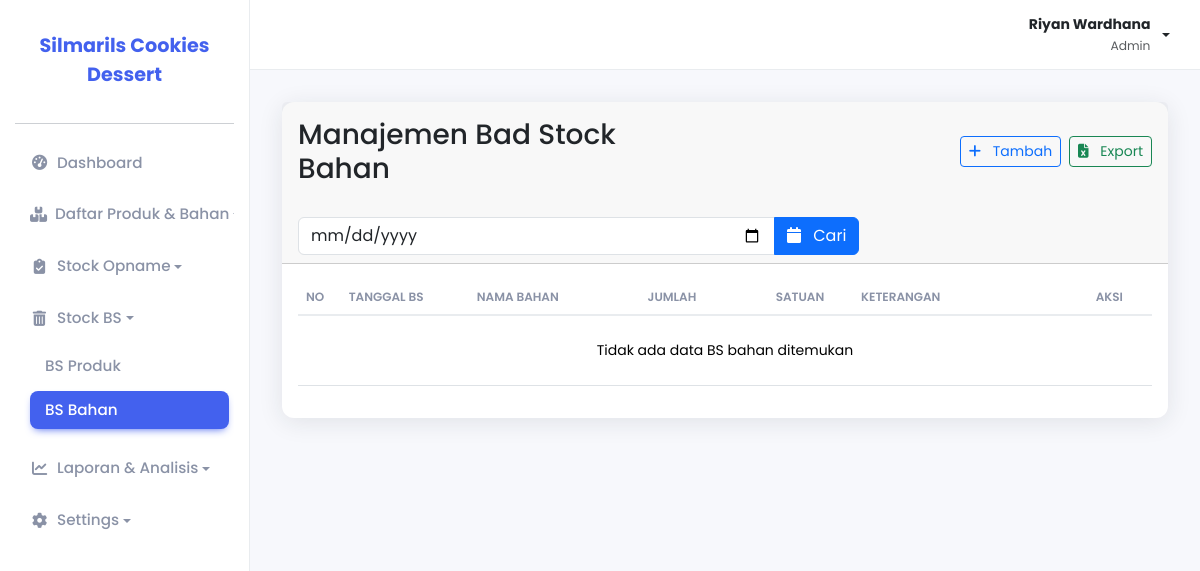
Before: /pages/stok_bs/bahan/index.php (signed in) with the older database file.
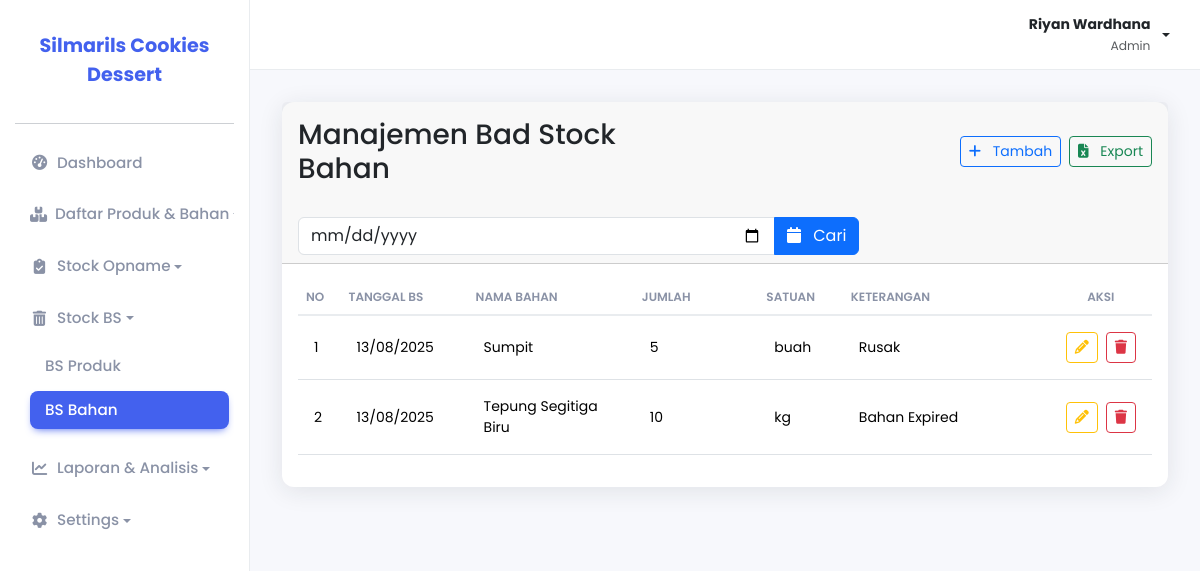
After: the same page with the newer database file.
### tables this page shows
CREATE TABLE `bs_bahan` (
  `id_bs` int NOT NULL,
  `nama_bahan` varchar(255) NOT NULL,
  `tanggal_bs` date DEFAULT NULL,
  `jumlah_bahan` int NOT NULL,
  `satuan_jumlah` varchar(255) NOT NULL,
  `keterangan` text
);

### pages/stok_bs/bahan/index.php (the view, shortened to what this page needs)
<?php
include_once(__DIR__ . '/../../../includes/header.php');
$records_per_page = 20;
$current_page = isset($_GET['page']) && is_numeric($_GET['page']) ? (int)$_GET['page'] : 1;
$offset = ($current_page - 1) * $records_per_page;
$search_date = $_GET['search_date'] ?? '';
$sql = "SELECT
            bs.id_bs,
            bs.nama_bahan,
            bs.tanggal_bs,
            bs.jumlah_bahan,
            bs.satuan_jumlah,
            bs.keterangan
        FROM bs_bahan bs";
$sql .= " ORDER BY bs.tanggal_bs DESC, bs.nama_bahan ASC
          LIMIT ? OFFSET ?";
$stmt = $pdo->prepare($sql);
if (!empty($search_date)) {
    $stmt->bindValue(1, $search_date, PDO::PARAM_STR);
    $stmt->bindValue(2, $records_per_page, PDO::PARAM_INT);
    $stmt->bindValue(3, $offset, PDO::PARAM_INT);
} else {
    $stmt->bindValue(1, $records_per_page, PDO::PARAM_INT);
    $stmt->bindValue(2, $offset, PDO::PARAM_INT);
}
$stmt->execute();
?>
<div class="card">
    <div class="card-header">
        <div class="row align-items-center mb-4">
            <div class="col-sm-6 my-2">
                <h1 class="h3 mb-0">Manajemen Bad Stock Bahan</h1>
            </div>
            <div class="col-sm-6 text-sm-end mt-2 mt-sm-0">
                <div class="d-flex justify-content-end gap-2">
                    <a href="tambah.php" class="btn btn-outline-primary btn-sm">
                        <i class="fas fa-plus me-2"></i> Tambah
                    </a>
                    <a href="export_excel.php" class="btn btn-outline-success btn-sm">
                        <i class="fas fa-file-excel me-2"></i> Export
                    </a>
                </div>
            </div>
        </div>
        <form method="GET" action="" class="row">
            <div class="col-md-8">
                <div class="input-group">
                    <input type="date" class="form-control" name="search_date" value="<?php echo htmlspecialchars($search_date); ?>">
                    <button type="submit" class="btn btn-primary">
                        <i class="fas fa-calendar me-2"></i> Cari
                    </button>
                </div>
            </div>
        </form>
    </div>
    <div class="card-body">
        <div class="table-responsive">
            <table class="table table-modern">
                <thead class="table-light">
                    <tr>
                        <th width="5%">No</th>
                        <th width="15%">Tanggal BS</th>
                        <th width="20%">Nama Bahan</th>
                        <th width="15%">Jumlah</th>
                        <th width="10%">Satuan</th>
                        <th width="25%">Keterangan</th>
                        <th width="10%" class="text-center">Aksi</th>
                    </tr>
                </thead>
                <tbody>
                    <?php
                    $no = $offset + 1;
                    if ($stmt->rowCount() > 0) {
                        while ($row = $stmt->fetch(PDO::FETCH_ASSOC)) {
                    ?>
                            <tr>
                                <td><?php echo $no++; ?></td>
                                <td><?php echo date('d/m/Y', strtotime($row['tanggal_bs'])); ?></td>
                                <td><?php echo htmlspecialchars($row['nama_bahan']); ?></td>
                                <td><?php echo is_numeric($row['jumlah_bahan']) ? number_format($row['jumlah_bahan'], 0, ',', '.') : '-'; ?></td>
                                <td><?php echo htmlspecialchars($row['satuan_jumlah'] ?? '-'); ?></td>
                                <td><?php echo htmlspecialchars($row['keterangan'] ?? '-'); ?></td>
                                <td class="text-center">
                                    <div class="d-flex justify-content-center gap-2">
                                        <a href="edit.php?id=<?php echo $row['id_bs']; ?>" class="btn btn-sm btn-outline-warning" title="Edit">
                                            <i class="fa-solid fa-pencil"></i>
                                        </a>
                                        <a href="proses.php?action=hapus&id=<?php echo $row['id_bs']; ?>" class="btn btn-sm btn-outline-danger" title="Hapus" onclick="return confirm('Apakah Anda yakin ingin menghapus data BS bahan ini?');">
                                            <i class="fa-solid fa-trash"></i>
                                        </a>
                                    </div>
                                </td>
                            </tr>
                    <?php
                        }
                    } else {
                        echo '<tr><td colspan="7" class="text-center py-4">Tidak ada data BS bahan ditemukan</td></tr>';
                    }
                    ?>
                </tbody>
            </table>
        </div>
    </div>
</div>
<?php
include_once(__DIR__ . '/../../../includes/footer.php');
?>

Changed rows visible on the page:
added bs_bahan: tanggal_bs "13/08/2025", nama_bahan "Sumpit", jumlah_bahan "5", satuan_jumlah "buah", keterangan "Rusak"
added bs_bahan: tanggal_bs "13/08/2025", nama_bahan "Tepung Segitiga Biru", jumlah_bahan "10", satuan_jumlah "kg", keterangan "Bahan Expired"
Other visible differences:
text no longer shown: "Tidak ada data BS bahan ditemukan"
